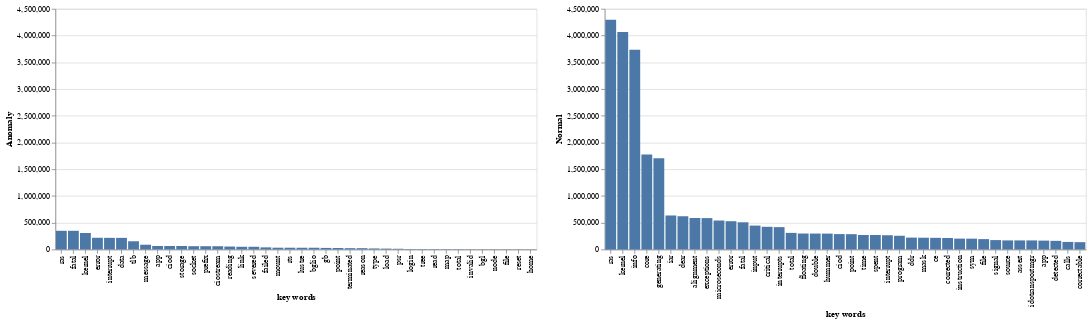

The cell this chart's notebook holds for it:
### Code cell
plot_anomaly = count_df.T.reset_index().sort_values("Anomaly", ascending=False).iloc[0:40,]
plot_normal = count_df.T.reset_index().sort_values("Normal", ascending=False).iloc[0:40,]

a = alt.Chart(plot_anomaly).mark_bar().encode(
    x=alt.X('index:N', sort='-y', title = 'key words'),
    y= alt.Y('Anomaly:Q',scale=alt.Scale(domain=[0, 4500000]))
).properties(width=600,height=300)
n = alt.Chart(plot_normal).mark_bar().encode(
    x=alt.X('index:N', sort='-y',title = 'key words'),
    y= alt.Y('Normal:Q')
).properties(width=600,height=300)

a | n

### Figure 1 — Vega-Lite specification as saved in the notebook (floating-point values rounded to 4 significant figures)
{"config": {"view": {"continuousWidth": 400, "continuousHeight": 300}}, "hconcat": [{"data": {"name": "data-afff57c9d13d830f32c97c82aa37682a"}, "mark": "bar", "encoding": {"x": {"field": "index", "sort": "-y", "title": "key words", "type": "nominal"}, "y": {"field": "Anomaly", "scale": {"domain": [0, 4500000]}, "type": "quantitative"}}, "height": 300, "width": 600}, {"data": {"name": "data-b9310e8c4164ccabf934a1bcd9ca3ed6"}, "mark": "bar", "encoding": {"x": {"field": "index", "sort": "-y", "title": "key words", "type": "nominal"}, "y": {"field": "Normal", "type": "quantitative"}}, "height": 300, "width": 600}], "$schema": "https://vega.github.io/schema/vega-lite/v4.17.0.json", "datasets": {"data-afff57c9d13d830f32c97c82aa37682a": [{"index": "ras", "Anomaly": 348445, "Normal": 4294997}, {"index": "fatal", "Anomaly": 348398, "Normal": 507103}, {"index": "kernel", "Anomaly": 307700, "Normal": 4067802}, {"index": "error", "Anomaly": 217781, "Normal": 527940}, {"index": "interrupt", "Anomaly": 216540, "Normal": 265405}, {"index": "data", "Anomaly": 216289, "Normal": 57723}, {"index": "tlb", "Anomaly": 152735, "Normal": 296}, {"index": "message", "Anomaly": 87864, "Normal": 7220}, {"index": "app", "Anomaly": 63845, "Normal": 164691}, {"index": "ciod", "Anomaly": 63835, "Normal": 286732}, {"index": "storage", "Anomaly": 63491, "Normal": 2}, {"index": "socket", "Anomaly": 60204, "Normal": 129}, {"index": "prefix", "Anomaly": 59995, "Normal": 0}, {"index": "ciostream", "Anomaly": 59995, "Normal": 0}, {"index": "reading", "Anomaly": 54012, "Normal": 43}, {"index": "link", "Anomaly": 49687, "Normal": 2751}, {"index": "severed", "Anomaly": 49651, "Normal": 0}, {"index": "failed", "Anomaly": 38516, "Normal": 47397}, {"index": "mount", "Anomaly": 32251, "Normal": 2670}, {"index": "rts", "Anomaly": 32075, "Normal": 72934}, {"index": "lustre", "Anomaly": 31531, "Normal": 0}, {"index": "bglio", "Anomaly": 31531, "Normal": 2670}, {"index": "gb", "Anomaly": 28138, "Normal": 20722}, {"index": "point", "Anomaly": 26429, "Normal": 285250}, {"index": "terminated", "Anomaly": 23338, "Normal": 0}, {"index": "reason", "Anomaly": 23338, "Normal": 0}, {"index": "type", "Anomaly": 18178, "Normal": 13626}, {"index": "load", "Anomaly": 15387, "Normal": 2397}, {"index": "psr", "Anomaly": 12290, "Normal": 4234}, {"index": "login", "Anomaly": 6499, "Normal": 44119}, {"index": "tree", "Anomaly": 6148, "Normal": 15083}, {"index": "read", "Anomaly": 5996, "Normal": 15346}, {"index": "map", "Anomaly": 5024, "Normal": 26272}, {"index": "total", "Anomaly": 4751, "Normal": 309330}, {"index": "invalid", "Anomaly": 3334, "Normal": 121634}, {"index": "bgl", "Anomaly": 3072, "Normal": 106422}, {"index": "node", "Anomaly": 3044, "Normal": 117782}, {"index": "file", "Anomaly": 3024, "Normal": 192988}, {"index": "reset", "Anomaly": 2370, "Normal": 35026}, {"index": "home", "Anomaly": 2064, "Normal": 95105}], "data-b9310e8c4164ccabf934a1bcd9ca3ed6": [{"index": "ras", "Anomaly": 348445, "Normal": 4294997}, {"index": "kernel", "Anomaly": 307700, "Normal": 4067802}, {"index": "info", "Anomaly": 2, "Normal": 3735935}, {"index": "core", "Anomaly": 0, "Normal": 1775915}, {"index": "generating", "Anomaly": 0, "Normal": 1706751}, {"index": "iar", "Anomaly": 0, "Normal": 634892}, {"index": "dear", "Anomaly": 0, "Normal": 620452}, {"index": "alignment", "Anomaly": 0, "Normal": 588055}, {"index": "exceptions", "Anomaly": 0, "Normal": 586006}, {"index": "microseconds", "Anomaly": 0, "Normal": 540388}, {"index": "error", "Anomaly": 217781, "Normal": 527940}, {"index": "fatal", "Anomaly": 348398, "Normal": 507103}, {"index": "input", "Anomaly": 827, "Normal": 445675}, {"index": "critical", "Anomaly": 0, "Normal": 423075}, {"index": "interrupts", "Anomaly": 0, "Normal": 416891}, {"index": "total", "Anomaly": 4751, "Normal": 309330}, {"index": "floating", "Anomaly": 3, "Normal": 297270}, {"index": "double", "Anomaly": 0, "Normal": 296788}, {"index": "hummer", "Anomaly": 0, "Normal": 295764}, {"index": "ciod", "Anomaly": 63835, "Normal": 286732}, {"index": "point", "Anomaly": 26429, "Normal": 285250}, {"index": "time", "Anomaly": 0, "Normal": 270276}, {"index": "spent", "Anomaly": 0, "Normal": 270192}, {"index": "interrupt", "Anomaly": 216540, "Normal": 265405}, {"index": "program", "Anomaly": 5, "Normal": 255348}, {"index": "ddr", "Anomaly": 48, "Normal": 221126}, {"index": "mask", "Anomaly": 0, "Normal": 218766}, {"index": "ce", "Anomaly": 512, "Normal": 216931}, {"index": "corrected", "Anomaly": 0, "Normal": 213437}, {"index": "instruction", "Anomaly": 1, "Normal": 202309}, {"index": "sym", "Anomaly": 0, "Normal": 201206}, {"index": "file", "Anomaly": 3024, "Normal": 192988}, {"index": "signal", "Anomaly": 131, "Normal": 174617}, {"index": "source", "Anomaly": 0, "Normal": 168538}, {"index": "assert", "Anomaly": 0, "Normal": 168506}, {"index": "idotransportmgr", "Anomaly": 0, "Normal": 168336}, {"index": "app", "Anomaly": 63845, "Normal": 164691}, {"index": "detected", "Anomaly": 4, "Normal": 160233}, {"index": "calls", "Anomaly": 0, "Normal": 140098}, {"index": "correctable", "Anomaly": 0, "Normal": 135792}]}}
